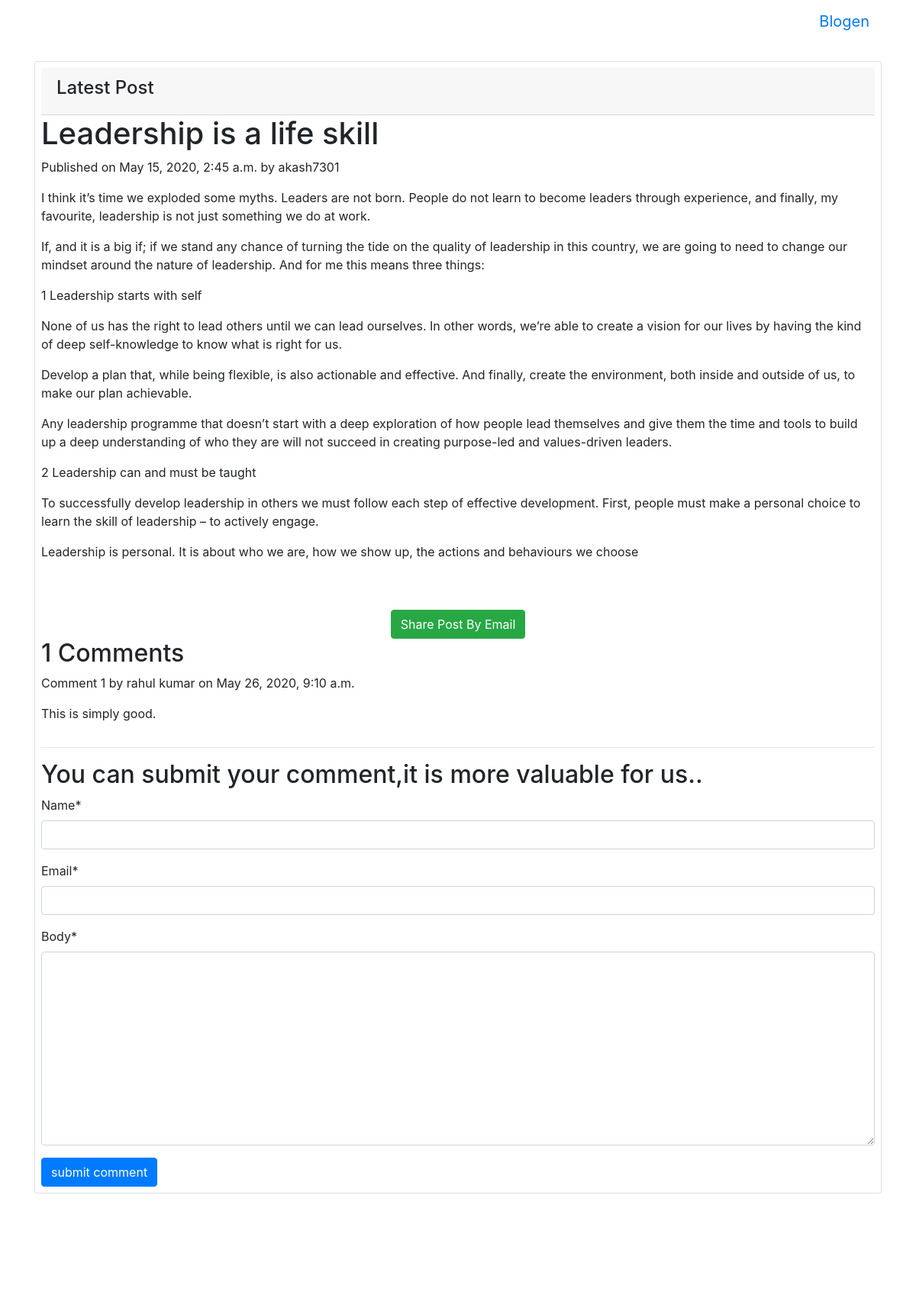
The page /2020/05/15/leadership-life-skill/ on the database its author committed.
### blog/models.py (models this page shows, shortened)
class Post(models.Model):
    STATUS_CHOICES = (('draft','Draft'),('published','Published'))
    title = models.CharField(max_length=128)
    slug = models.SlugField(max_length=264,unique_for_date='publish')
    auther = models.ForeignKey(User, related_name='blog_post',on_delete=models.CASCADE)
    body = models.TextField()
    publish = models.DateTimeField(default=timezone.now)
    created = models.DateTimeField(auto_now_add=True)
    updated = models.DateTimeField(auto_now=True)
    status = models.CharField(max_length=10,choices= STATUS_CHOICES,default='draft')
    objects = CustomManager()
    tags = TaggableManager()
    class Meta:
        ordering = ('-publish',)

class Comment(models.Model):
    post = models.ForeignKey(Post,related_name='comments',on_delete=models.CASCADE)
    name = models.CharField(max_length=32)
    email = models.EmailField()
    body = models.TextField()
    created = models.DateTimeField(auto_now_add=True)
    updated = models.DateTimeField(auto_now=True)
    active = models.BooleanField(default=True)
    class Meta:
        ordering = ('-created',)

### blog/views.py (the view)
# urls.py: path('<int:year>/<int:month>/<int:day>/<str:post>/',views.post_detail_view,name='post_detail'),
def post_detail_view(request,year,month,day,post):
    post = get_object_or_404(Post,slug=post,status='published',publish__year=year,publish__month=month,publish__day=day)
    comments = post.comments.filter(active=True)
    csubmit = False
    if request.method == 'POST':
        form = CommentForm(request.POST)
        if form.is_valid():
            new_comment = form.save(commit = False)
            new_comment.post = post
            new_comment.save()
            csubmit = True
    else:
        form = CommentForm()
    return render(request,'blog/post_detail.html',locals())

### blog/forms.py
class CommentForm(forms.ModelForm):
    class Meta:
        model = Comment
        fields = ('name','email','body')

### blog/models.py (called while the page is built)
    def get_queryset(self):
        return super().get_queryset().filter(status='published')

### templates/blog/post_detail.html (shortened to what this page needs)
{% extends 'blog/base_generic.html' %}
{% load crispy_forms_tags %}
{% block content %}
<section id="post">
  <div class="container mt-4">
    <div class="row">
      <div class="col">
        <div class="card px-2 py-2">
          <div class="card-header">
            <h4>Latest Post</h4>
          </div>
          <h1>{{post.title}}</h1>
          <p id="dt">Published on {{post.publish}} by {{post.auther}}</p>
          {{post.body|linebreaks}}<br><br>
          <div class="container" align="center">
            <a href="/{{post.id}}/" class="btn btn-success">Share Post By Email</a>
          </div>
          {% with comments.count as comments_count %}
            <h2 class="cmt1">{{comments_count}} Comments {{comments_count|pluralize}}</h2>
          {% endwith %}
          {% if comments %}
            {% for comment in comments %}
            <p class="cmt2">  Comment {{forloop.counter}} by {{comment.name}} on {{comment.created}}</p>
            <div class="cmt3">{{comment.body|linebreaks}}</div>
            {% endfor %}
          {% else %}
            <p>There is not comment yet..</p>
          {% endif %}
            {% if csubmit %}
            <h2>Your Comment is added successfully.</h2>
            {% else %}
            <hr>
            <h2>You can submit your comment,it is more valuable for us..</h2>
            <form method="post">
              {{form|crispy}}
              <input type="submit" name="" value="submit comment" class="btn btn-primary">
              </form>
          {% endif %}
        </div>
      </div>
    </div>
  </div>
</section>
{% endblock %}

### rows shown on the page
Post: title "Leadership is a life skill", publish "May 15, 2020, 2:45 a.m.", auther "akash7301", body "I think it’s time we exploded some myths. Leaders are not born. People do not learn to become leaders through experience, and finally, my favourite, leadership is not just something we do at work. If, and it is a big if; if we stand any chance of turning the tide on the quality of leadership in this country, we are going to need to change our mindset around the nature of leadership. And for me this means three things: 1 Leadership starts with self None of us has the right to lead others until we can lead ourselves. In other words, we’re able to create a vision for our lives by having the kind of deep self-knowledge to know what is right for us. Develop a plan that, while being flexible, is…"
Comment: name "rahul kumar", created "May 26, 2020, 9:10 a.m.", body "This is simply good."

### other values the page prints
{{ comments_count }} "1"
